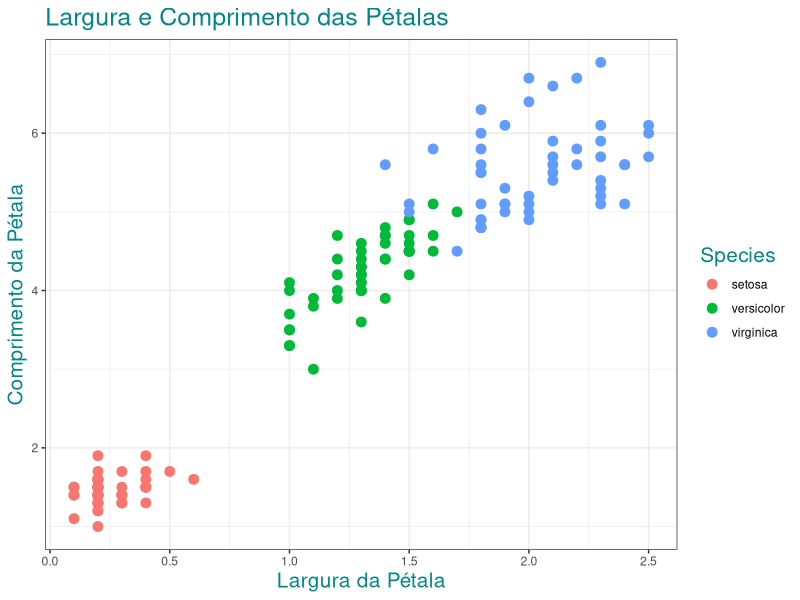

This figure's R source:
# Mini-Projeto 2

# Limpeza e Transformação de Dados com Power Query e Linguagem R

# Definindo a pasta de trabalho
# Substitua o caminho abaixo pela pasta no seu computador
setwd("C:/Users/shayd/Desktop/TreinamentoCompletoPowerBi/Cap12/Mini-Projeto2")
getwd()

# Instala os pacotes
install.packages("dplyr")
install.packages("data.table")
install.packages("ggplot2")

# Carrega os pacotes
library(dplyr)
library(data.table)
library(ggplot2)

# Carrega os dados
# Fonte de dados: https://archive.ics.uci.edu/ml/datasets/iris
dados_iris <- iris
View(dados_iris)


# Tarefa 1 - Sumarizar os dados com as médias de cada coluna de um dataset.
library(dplyr)
medias_iris <- summarize(group_by(dados_iris, Species),
                         media_sepal_length = mean(Sepal.Length), 
                         media_sepal_width = mean(Sepal.Width),
                         media_petal_length = mean(Petal.Length), 
                         media_petal_width = mean(Petal.Width))

View(medias_iris)


# Tarefa 2 - Extrair o valor inteiro de uma das colunas decimais.
library(data.table)
dados_iris_id <- data.table(dados_iris)
View(dados_iris_id)
dados_iris_id$Sepal.Length <- as.integer(dados_iris_id$Sepal.Length)
View(dados_iris_id)


# Para executar no Power Query
library(data.table)
dados_iris_id <- data.table(dados_iris)
dados_iris_id$Sepal.Length <- as.integer(dados_iris_id$Sepal.Length)


# Tarefa 3 – Construir um gráfico mostrando a relação de duas variáveis numéricas para as 3 categorias de uma variável categórica.
library(ggplot2)
ggplot(data = dados_iris, aes(x = Petal.Width, y = Petal.Length)) +
  geom_point(aes(color = Species), size = 3) +
  ggtitle("Largura e Comprimento das Pétalas") +
  labs(x = "Largura da Pétala", 
       y = "Comprimento da Pétala") +
  theme_bw() +
  theme(title = element_text(size = 15, color = "turquoise4"))

# Cores disponíveis na Linguagem R
colors()

